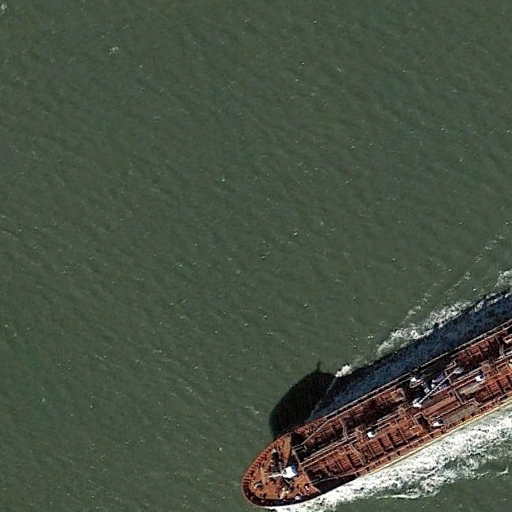
#> input picture samples/00692_0000.png, 512 x 512 px, given in place of image.png, which was not available
$ python modality_router.py
#> lines starting #> are read from the running program, lines starting #| are printed output that depends on the picture; pictures that were not available may be replaced by others from this repository, and a replacement may not be noted
import os
from glob import glob
from typing import Tuple, Optional, Dict, Any
import numpy as np
import cv2
from PIL import Image
from scipy.stats import kurtosis
import math


class ImageLoader:
    """Handle image loading and conversion from various input types."""

    @staticmethod
    def load_image_arr(path_or_arr) -> np.ndarray:
        """Load path (preserve dtype & channels) or pass-through ndarray/PIL.Image."""
        if isinstance(path_or_arr, str):
            arr = cv2.imread(path_or_arr, -1)
            if arr is None:
                arr = np.array(Image.open(path_or_arr))
            return arr
        if isinstance(path_or_arr, Image.Image):
            return np.array(path_or_arr)
        if isinstance(path_or_arr, np.ndarray):
            return path_or_arr
        raise ValueError("Unsupported image input type")

    @staticmethod
    def get_image_metadata(path_or_pil) -> Dict[str, Any]:
        """Extract metadata from image (PIL or path)."""
        meta = {}
        try:
            if isinstance(path_or_pil, Image.Image):
                img = path_or_pil
            else:
                img = Image.open(path_or_pil)

            info = dict(img.info) if hasattr(img, "info") else {}
            meta.update(info)

            try:
                tags = getattr(img, "tag_v2", None)
                if tags is not None:
                    for k, v in tags.items():
                        meta[str(k)] = v
            except Exception:
                pass

            meta["pil_mode"] = img.mode
        except Exception:
            pass
        return meta

    # [13 lines left out: function rgba_to_rgb_pil, not called in this run]


class ImageStatsCalculator:
    """Calculate statistical features for images."""

    @staticmethod
    def collapse_to_single_band(arr: np.ndarray) -> np.ndarray:
        """Return single-band float32 image (mean across channels if multi-channel)."""
        if arr.ndim == 3:
            return arr.mean(axis=2).astype(np.float32)
        return arr.astype(np.float32)

    @staticmethod
    def local_speckle_measure(arr: np.ndarray, ksize: int = 7) -> float:
        """Mean local coefficient-of-variation (speckle-like measure)."""
        a = arr.astype(np.float32)
        if a.size == 0:
            return 0.0
        mean = cv2.boxFilter(a, ddepth=-1, ksize=(ksize, ksize), normalize=True)
        sq = cv2.boxFilter(a * a, ddepth=-1, ksize=(ksize, ksize), normalize=True)
        var = sq - mean * mean
        std = np.sqrt(np.clip(var, 0, None))
        lcv = std / (np.abs(mean) + 1e-9)
        return float(np.nanmean(lcv))


class SARDetector:
    """Detect SAR imagery using threshold-based voting."""

    DEFAULT_THRESHOLDS = {
        "cv": 0.32624886285281385,
        "local_cv": 0.12780852243304253,
        "kurtosis": 3.8785458505153656
    }

    def __init__(self, thresholds: Optional[Dict[str, float]] = None):
        self.thresholds = thresholds or self.DEFAULT_THRESHOLDS
        self.stats_calculator = ImageStatsCalculator()

    def is_probably_sar_from_thresholds(
        self,
        arr: np.ndarray,
        verbose: bool = False
    ) -> Tuple[bool, Dict[str, Any]]:
        """Compute stats and return (is_sar, diagnostics). Require >=2 votes for SAR."""
        band = self.stats_calculator.collapse_to_single_band(arr)
        mn, mx = float(band.min()), float(band.max())
        mean = float(band.mean())
        std = float(band.std())
        cv = std / (abs(mean) + 1e-9)

        try:
            k = float(kurtosis(band.ravel(), fisher=False, nan_policy="omit"))
        except Exception:
            k = float("nan")

        lcv = self.stats_calculator.local_speckle_measure(band, ksize=7)

        score = 0
        reasons = []

        if not math.isnan(cv) and self.thresholds.get("cv") is not None and cv >= self.thresholds["cv"]:
            score += 1
            reasons.append(f"cv={cv:.3f}>={self.thresholds['cv']:.3f}")

        if not math.isnan(lcv) and self.thresholds.get("local_cv") is not None and lcv >= self.thresholds["local_cv"]:
            score += 1
            reasons.append(f"local_cv={lcv:.3f}>={self.thresholds['local_cv']:.3f}")

        if not math.isnan(k) and self.thresholds.get("kurtosis") is not None and k >= self.thresholds["kurtosis"]:
            score += 1
            reasons.append(f"kurtosis={k:.3f}>={self.thresholds['kurtosis']:.3f}")

        is_sar = score >= 2
        diag = {
            "cv": cv, "local_cv": lcv, "kurtosis": k,
            "score": score, "reasons": reasons,
            "mean": mean, "min": mn, "max": mx
        }

        if verbose:
            print("SAR check:", diag)

        return is_sar, diag


class AlphaDetector:
    """Detect alpha-like channels in RGBA images."""

    # [23 lines left out: function alpha_like, not called in this run]


class MetadataParser:
    """Parse image metadata for modality hints."""

    @staticmethod
    def parse_modality_from_metadata(meta: Dict[str, Any]) -> Optional[str]:
        """Return modality if found in metadata, else None."""
        if not meta:
            return None

        for key in ("modality", "MODALITY", "sensor", "SENSOR"):
            v = meta.get(key) or meta.get(key.lower())
            if isinstance(v, str):
                low = v.lower()
                if "sar" in low or "radar" in low:
                    return "sar"
                if any(k in low for k in ("nir", "infra", "ir", "multispectral", "multispec")):
                    return "infrared"
                if any(k in low for k in ("rgb", "truecolor", "vis", "visual")):
                    return "rgb"
        return None

    @staticmethod
    def parse_bands_from_metadata(meta: Dict[str, Any]) -> Optional[int]:
        """Return band count if found in metadata, else None."""
        if not meta:
            return None

        for key in ("bands", "Bands", "SAMPLESPERPIXEL", "samples_per_pixel", "samples"):
            val = meta.get(key) or meta.get(key.lower()) or meta.get(str(key))
            try:
                if val is not None:
                    return int(val)
            except Exception:
                pass
        return None


class ImageModalityRouter:
    """Main router for image modality classification."""

    def __init__(self, thresholds: Optional[Dict[str, float]] = None):
        self.image_loader = ImageLoader()
        self.sar_detector = SARDetector(thresholds)
        self.alpha_detector = AlphaDetector()
        self.metadata_parser = MetadataParser()

    def route_image(
        self,
        image_input,
        metadata_priority: bool = True,
        force_sar_folder: Optional[str] = None,
        verbose: bool = False
    ) -> Tuple[str, Optional[Image.Image], Dict[str, Any]]:
        """
        Return (modality, rgb_pil_if_applicable, diagnostics).
        modality in {'rgb','infrared','sar','unknown'}.
        """
        # Extract metadata
        meta = self._get_metadata(image_input)
#> in get_image_metadata, img is the input picture: PIL image 512x512 RGB; mean R, G, B 72.9, 83, 67.9
#> in get_image_metadata, `info = dict(img.info) if hasattr(img, "info") else {}`: info = 0 items
#> meta = {'pil_mode': 'RGB'}

        # Check metadata first if priority enabled
        if metadata_priority and meta:
            result = self._route_by_metadata(image_input, meta)
            if result is not None:
                return result

        # Check force_sar_folder
        if isinstance(image_input, str) and force_sar_folder and force_sar_folder in image_input:
            return "sar", None, {"reason": "forced_by_folder"}

        # Load array
        arr = self.image_loader.load_image_arr(image_input)
        if arr is None:
            return "unknown", None, {"error": "load_failed"}

        channels = 1 if arr.ndim == 2 else arr.shape[2]
#> channels = 3
        dtype = arr.dtype

        # Route by channels
        if channels >= 4:
            return self._route_multi_channel(arr, image_input, channels, dtype, meta)

        if channels == 3:
            return self._route_three_channel(arr, image_input, verbose, meta)

        if channels == 1:
            return self._route_single_channel(arr, verbose, meta)

        return "unknown", None, {"reason": "no_rule_matched", "metadata": meta}

    def _get_metadata(self, image_input) -> Dict[str, Any]:
        """Extract metadata from image input."""
        try:
            if isinstance(image_input, (str, Image.Image)):
                return self.image_loader.get_image_metadata(image_input)
        except Exception:
            pass
        return {}

    def _route_by_metadata(
        self,
        image_input,
        meta: Dict[str, Any]
    ) -> Optional[Tuple[str, Optional[Image.Image], Dict[str, Any]]]:
        """Route based on metadata if possible."""
        modality = self.metadata_parser.parse_modality_from_metadata(meta)
        if modality:
            if modality == "rgb":
                try:
                    pil = Image.open(image_input) if isinstance(image_input, str) else image_input
                    return "rgb", pil.convert("RGB"), {"reason": "metadata_modality", "metadata": meta}
                except Exception:
                    return "rgb", None, {"reason": "metadata_modality_failed_to_load_pil", "metadata": meta}
            return modality, None, {"reason": "metadata_modality", "metadata": meta}

        bands = self.metadata_parser.parse_bands_from_metadata(meta)
        if bands is not None:
            if bands >= 4:
                return "infrared", None, {"reason": "metadata_bands_count", "bands": bands, "metadata": meta}
            if bands == 3:
                try:
                    pil = Image.open(image_input) if isinstance(image_input, str) else image_input
                    return "rgb", pil.convert("RGB"), {"reason": "metadata_bands_count", "bands": bands, "metadata": meta}
                except Exception:
                    pass

        return None

    # [35 lines left out: function _route_multi_channel, not called in this run]

    def _route_three_channel(
        self,
        arr: np.ndarray,
        image_input,
        verbose: bool,
        meta: Dict[str, Any]
    ) -> Tuple[str, Optional[Image.Image], Dict[str, Any]]:
        """Route 3-channel images."""
        is_sar, diag = self.sar_detector.is_probably_sar_from_thresholds(arr, verbose=verbose)
#> in collapse_to_single_band, `return arr.mean(axis=2).astype(np.float32)`:
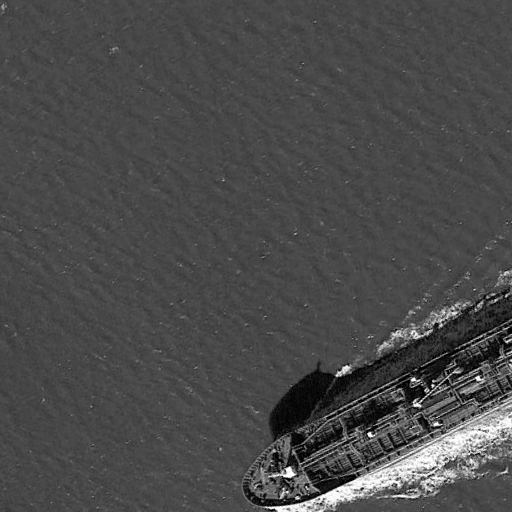
#> returned value: shape (512, 512) float32; min 0, max 255, mean 74.6
#> in is_probably_sar_from_thresholds, `mn, mx = float(band.min()), float(band.max())`: mn = 0; mx = 255
#> in is_probably_sar_from_thresholds, `mean = float(band.mean())`: mean = 74.6
#> in is_probably_sar_from_thresholds, `std = float(band.std())`: std = 27.26
#> in is_probably_sar_from_thresholds, `cv = std / (abs(mean) + 1e-9)`: cv = 0.365
#> in is_probably_sar_from_thresholds, `k = float(kurtosis(band.ravel(), fisher=False, nan_policy="omit"))`: k = 20.37
#> in local_speckle_measure, `mean = cv2.boxFilter(a, ddepth=-1, ksize=(ksize, ksize), normalize=True)`:
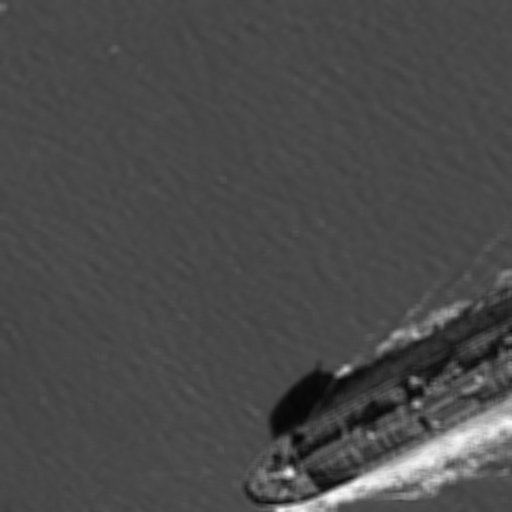
#> mean: shape (512, 512) float32; min 6.23, max 249.4, mean 74.6
#> in local_speckle_measure, `sq = cv2.boxFilter(a * a, ddepth=-1, ksize=(ksize, ksize), normalize=T..`:
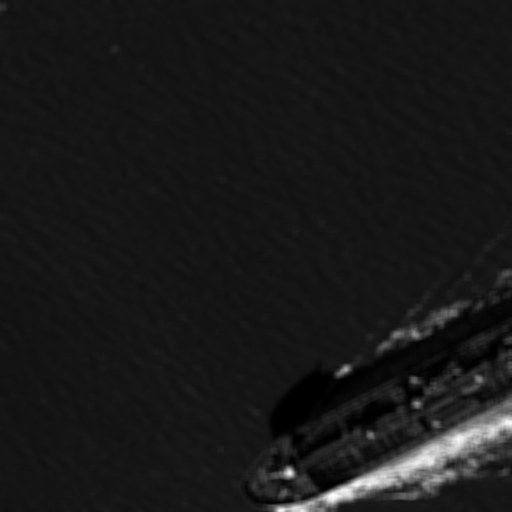
#> sq: shape (512, 512) float32; min 50.39, max 62245.6, mean 6308.5; drawn with min black and max white
#> in local_speckle_measure, `var = sq - mean * mean`:
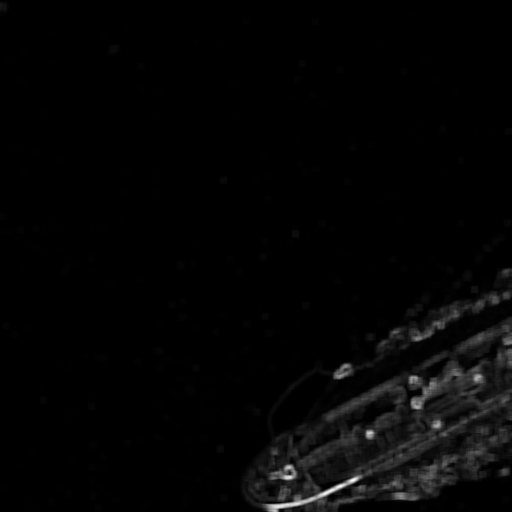
#> var: shape (512, 512) float32; min 0.797, max 12081.2, mean 248.1; drawn with min black and max white
#> in local_speckle_measure, `lcv = std / (np.abs(mean) + 1e-9)`:
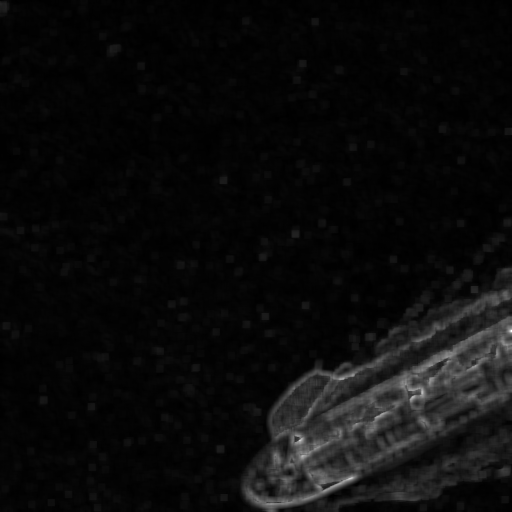
#> lcv: shape (512, 512) float32; min 0.0127, max 2.36, mean 0.124; drawn with min black and max white
#> in is_probably_sar_from_thresholds, `lcv = self.stats_calculator.local_speckle_measure(band, ksize=7)`: lcv = 0.124
#> in is_probably_sar_from_thresholds, `diag = { "cv": cv, "local_cv": lcv, "kurtosis": k, "score": score, "re..`: diag = {'cv': 0.365, 'local_cv': 0.124, 'kurtosis': 20.37, 'score': 2, 'reasons': ['cv=0.365>=0.326', 'kurtosis=20.370>=3.879'], 'mean': 74.6, 'min': 0, 'max': 255}

        if is_sar:
            return "sar", None, {"reason": "3ch_sar_detected", **diag, "metadata": meta}

        try:
            loaded_cv2 = cv2.imread(image_input, -1) if isinstance(image_input, str) else None
            if loaded_cv2 is not None:
                pil_img = Image.fromarray(arr[..., ::-1])
            else:
                pil_img = Image.fromarray(arr)
        except Exception:
            pil_img = Image.fromarray(arr)

        return "rgb", pil_img.convert("RGB"), {"reason": "3ch_not_sar", **diag, "metadata": meta}

    # [13 lines left out: function _route_single_channel, not called in this run]


class FolderRoutingSummarizer:
    """Summarize modality routing for entire folders."""

    def __init__(self, router: Optional[ImageModalityRouter] = None):
        self.router = router or ImageModalityRouter()

    # [24 lines left out: function folder_routing_summary, not called in this run]


# Usage example
if __name__ == "__main__":
    # Basic routing
    router = ImageModalityRouter()
    modality, rgb_pil, diagnostics = router.route_image("path/to/image.png")
#> in _route_three_channel, `is_sar, diag = self.sar_detector.is_probably_sar_from_thresholds(arr, ..`: is_sar = True
#> modality = 'sar'; diagnostics = 10 items
    print(f"Modality: {modality}")
#| Modality: sar
    print(f"Diagnostics: {diagnostics}")
#> (printed output is left out)
